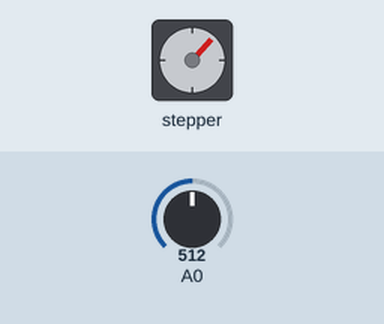
The sketch below on a simulated Arduino Uno, built with avr-gcc and run on an emulated ATmega328P. Parts: stepper motor. The test bench sets the inputs (shaded band); at power-on: A0 = 512. Stepper angles assume 100 steps per turn.

Above: at 3.8 s.
3.9 s: A0 set to 716
At 6.2 s:
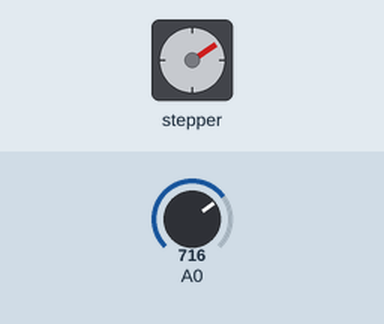
6.6 s: A0 set to 1023
At 9.3 s:
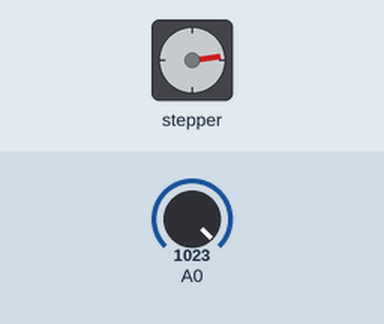
9.6 s: A0 set to 900
At 11.1 s:
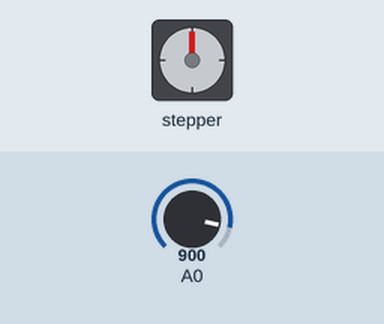
11.8 s: A0 set to 306
At 11.95 s:
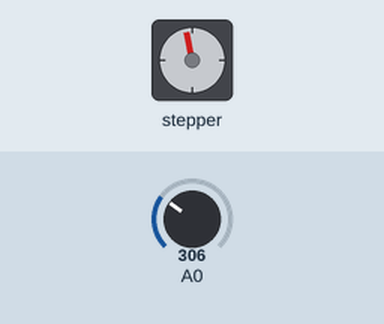
14.8 s: A0 set to 122
Timing chart, 0 to 18.0 s (numbered marks = the images above; inputs shaded):
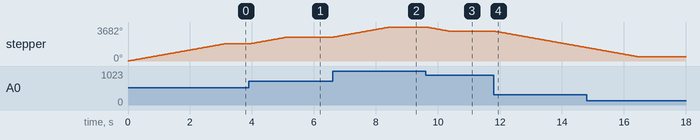

The sketch:

SteperMotor.ino
```cpp
/*
 * 步进电机跟随电位器旋转
 * (或者其他传感器)使用0号模拟口输入
 * 使用arduino IDE自带的Stepper.h库文件
 */

#include <Stepper.h>

// 这里设置步进电机旋转一圈是多少步
#define STEPS 100

// attached to设置步进电机的步数和引脚
Stepper stepper(STEPS, 8, 9, 10, 11);

// 定义变量用来存储历史读数
int previous = 0;

void setup()
{
  // 设置电机每分钟的转速为90步
  stepper.setSpeed(100);
}

void loop()
{
  // 获取传感器读数
  int val = analogRead(0);

  // 移动步数为当前读数减去历史读数
  stepper.step(val - previous);
  //stepper.step(1);

  // 保存历史读数
  previous = val;
}
```

Measured:
- after the input at 3.9 s, stepper: turns 734° clockwise in 1.2 s, starting at once
- after the input at 6.6 s, stepper: turns 1105° clockwise in 1.9 s, starting at once
- after the input at 9.6 s, stepper: turns 442° counter-clockwise in 0.73 s, starting at once
- after the input at 11.8 s, stepper: keeps turning counter-clockwise at about 598°/s, starting at once
- by itself, stepper: turns 1843° clockwise in 3.1 s
